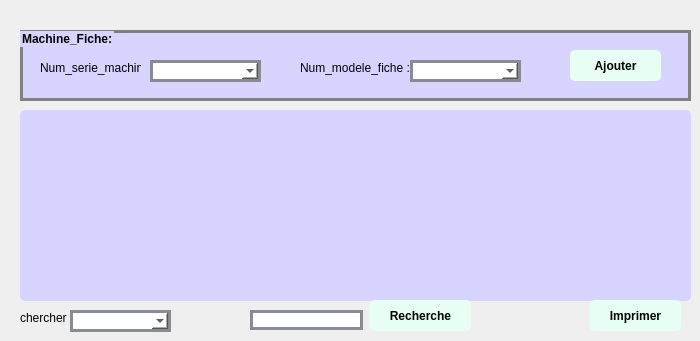
          <widget class="QWidget" name="MachineFiche">
           <attribute name="title">
            <string>Machine_Fiche</string>
           </attribute>
           <widget class="QGroupBox" name="groupBox_5">
            <property name="geometry">
             <rect>
              <x>20</x>
              <y>30</y>
              <width>671</width>
              <height>71</height>
             </rect>
            </property>
            <property name="styleSheet">
             <string notr="true">QGroupBox {
padding: 5px;
border-radius: 5px;
font-weight: bold;
border: 3px solid gray;
border-radius: 40px;
background: #d7d4ff;
}</string>
            </property>
            <property name="title">
             <string>Machine_Fiche:</string>
            </property>
            <widget class="QComboBox" name="comboBoxnummachine">
             <property name="geometry">
              <rect>
               <x>130</x>
               <y>30</y>
               <width>111</width>
               <height>22</height>
              </rect>
             </property>
             <property name="styleSheet">
              <string notr="true">QComboBox {
	font: 75 8pt &quot;MS Shell Dlg 2&quot;;
border: 3px solid #878b94;
border-radius: 40pxt;
background: white;
}</string>
             </property>
            </widget>
            <widget class="QLabel" name="label_13">
             <property name="geometry">
              <rect>
               <x>20</x>
               <y>30</y>
               <width>101</width>
               <height>16</height>
              </rect>
             </property>
             <property name="text">
              <string>Num_serie_machine :</string>
             </property>
            </widget>
            <widget class="QComboBox" name="comboBoxnumfiche">
             <property name="geometry">
              <rect>
               <x>390</x>
               <y>30</y>
               <width>111</width>
               <height>22</height>
              </rect>
             </property>
             <property name="styleSheet">
              <string notr="true">QComboBox {
	font: 75 8pt &quot;MS Shell Dlg 2&quot;;
border: 3px solid #878b94;
border-radius: 40pxt;
background: white;
}</string>
             </property>
            </widget>
            <widget class="QLabel" name="label_6">
             <property name="geometry">
              <rect>
               <x>280</x>
               <y>30</y>
               <width>121</width>
               <height>16</height>
              </rect>
             </property>
             <property name="text">
              <string>Num_modele_fiche :</string>
             </property>
            </widget>
            <widget class="QPushButton" name="pushButtonajoutermf">
             <property name="geometry">
              <rect>
               <x>550</x>
               <y>20</y>
               <width>91</width>
               <height>31</height>
              </rect>
             </property>
             <property name="styleSheet">
              <string notr="true">QPushButton {
padding: 5px;
border-radius: 5px;
background-color:#e7fff5;
font-weight: bold;
}
QPushButton:hover
{
color :white;
}</string>
             </property>
             <property name="text">
              <string>Ajouter</string>
             </property>
            </widget>
           </widget>
           <widget class="QTableView" name="machinefiche">
            <property name="geometry">
             <rect>
              <x>20</x>
              <y>110</y>
              <width>671</width>
              <height>191</height>
             </rect>
            </property>
            <property name="styleSheet">
             <string notr="true">QTableView {
padding: 5px;
border-radius: 5px;
background-color:#d7d4ff;
font-weight: bold;
}
</string>
            </property>
           </widget>
           <widget class="QPushButton" name="pushButtonimprimer">
            <property name="geometry">
             <rect>
              <x>590</x>
              <y>300</y>
              <width>91</width>
              <height>31</height>
             </rect>
            </property>
            <property name="styleSheet">
             <string notr="true">QPushButton {
padding: 5px;
border-radius: 5px;
background-color:#e7fff5;
font-weight: bold;
}
QPushButton:hover
{
color :white;
}</string>
            </property>
            <property name="text">
             <string>Imprimer</string>
            </property>
           </widget>
           <widget class="QPushButton" name="pushButtonrecherche1_2">
            <property name="geometry">
             <rect>
              <x>370</x>
              <y>300</y>
              <width>101</width>
              <height>31</height>
             </rect>
            </property>
            <property name="styleSheet">
             <string notr="true">QPushButton {
padding: 5px;
border-radius: 5px;
background-color:#e7fff5;
font-weight: bold;
}
QPushButton:hover
{
color :white;
}</string>
            </property>
            <property name="text">
             <string>Recherche</string>
            </property>
           </widget>
           <widget class="QLabel" name="label_19">
            <property name="geometry">
             <rect>
              <x>20</x>
              <y>310</y>
              <width>141</width>
              <height>16</height>
             </rect>
            </property>
            <property name="text">
             <string>chercher</string>
            </property>
           </widget>
           <widget class="QComboBox" name="comboBoxchercher11">
            <property name="geometry">
             <rect>
              <x>70</x>
              <y>310</y>
              <width>101</width>
              <height>22</height>
             </rect>
            </property>
            <property name="styleSheet">
             <string notr="true">QComboBox {
	font: 75 8pt &quot;MS Shell Dlg 2&quot;;
border: 3px solid #878b94;
border-radius: 40pxt;
background: white;
}</string>
            </property>
           </widget>
           <widget class="QLineEdit" name="LEchercher11">
            <property name="geometry">
             <rect>
              <x>250</x>
              <y>310</y>
              <width>113</width>
              <height>20</height>
             </rect>
            </property>
            <property name="styleSheet">
             <string notr="true">QLineEdit {
	font: 75 8pt &quot;MS Shell Dlg 2&quot;;
border: 3px solid #878b94;
border-radius: 40pxt;
background: white;
}</string>
            </property>
           </widget>
          </widget>
